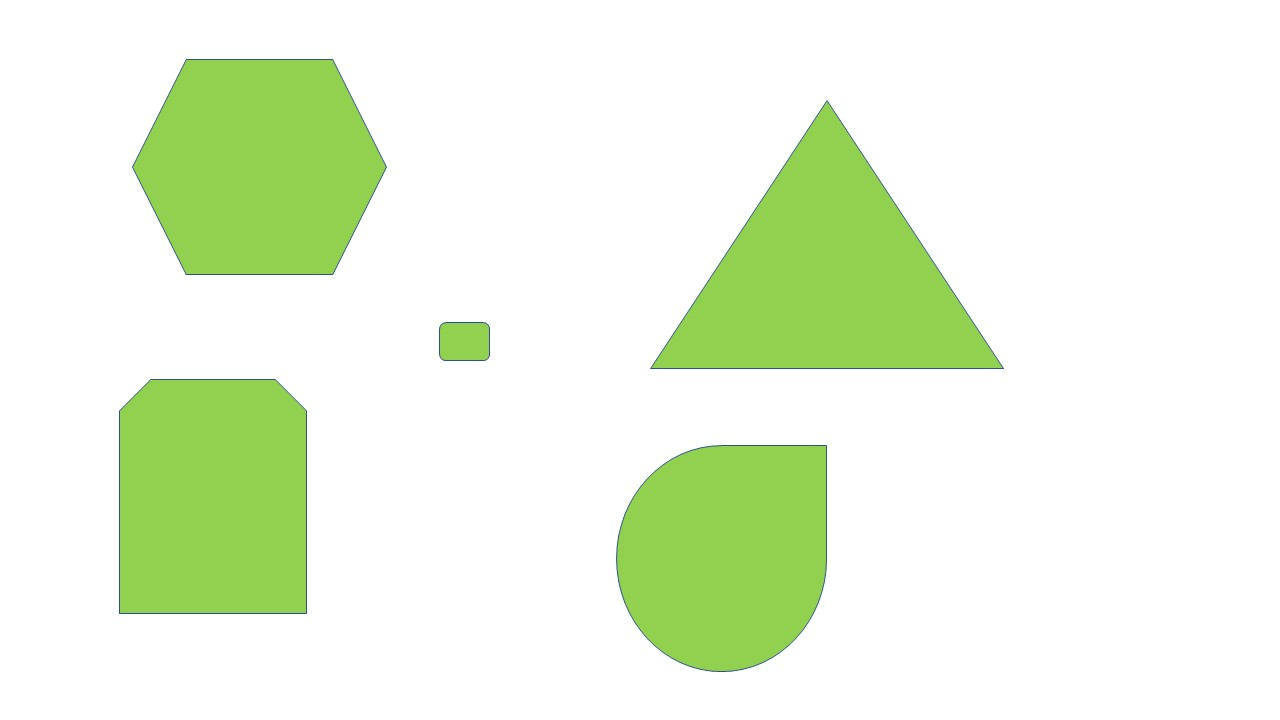
#> input picture step1/b.jpeg, 1280 x 720 px, given in place of the camera
$ python objectDetection.py
#> lines starting #> are read from the running program, lines starting #| are printed output that depends on the picture; after the words box and inside, x2 and y2 are one past the last pixel; in counts of white or black regions, pixels touching at a corner belong together
import cv2

# Defining lower bounds and upper bounds of founded mask

min_blue, min_green, min_red = 16,62,61  #21, 222, 70
max_blue, max_green, max_red = 101,255,255 #176, 255, 255

camera = cv2.VideoCapture(0)

while True:
    # capture fram by frame from camera
    ignore, frame_BGR = camera.read()
#> frame_BGR is the input picture: shape (720, 1280, 3); mean B, G, R 221.4, 245.7, 233.7

    frame_HSV = cv2.cvtColor(frame_BGR, cv2.COLOR_BGR2HSV)
#> frame_HSV: shape (720, 1280, 3); mean H, S, V 11.7, 30, 245.7

    mask = cv2.inRange(frame_HSV, (min_blue,min_green,min_red),(max_blue,max_green,max_red))
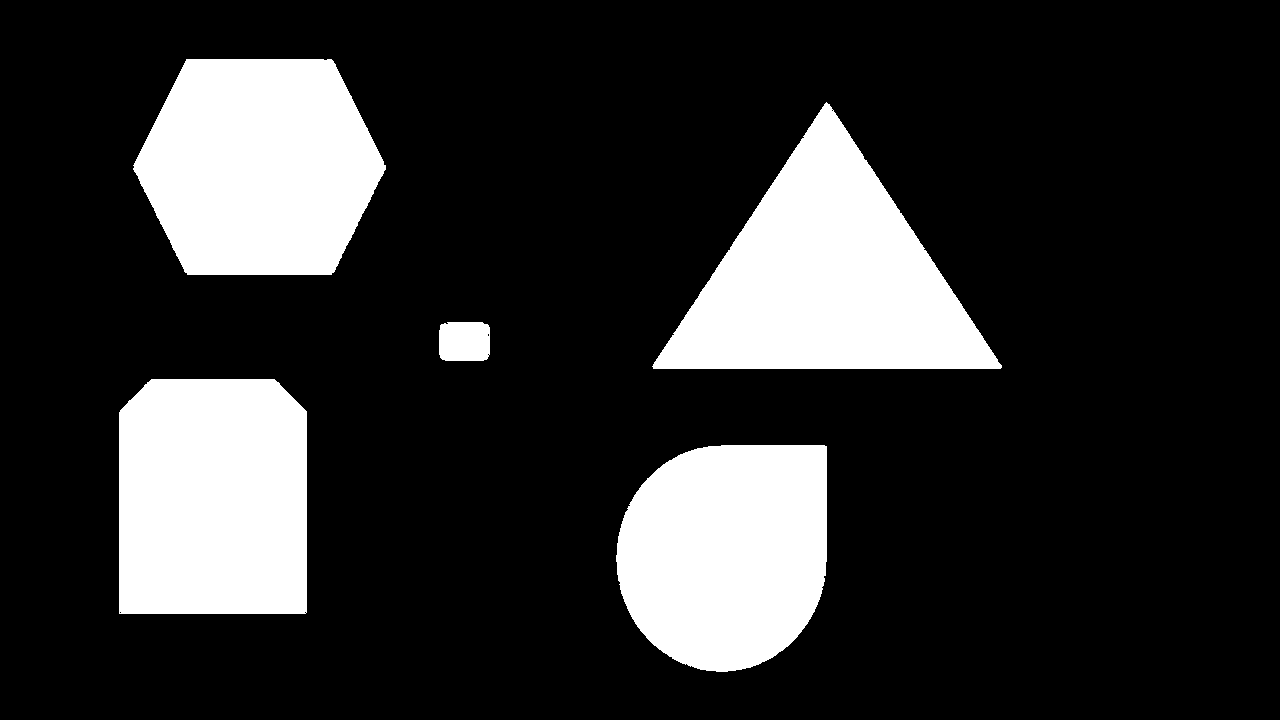
#> mask: shape (720, 1280); 19.1% white; 5 white regions

    cv2.namedWindow('Binary frame with Mask', cv2.WINDOW_NORMAL)
    cv2.imshow('Binary frame with mask', mask)

    contours, _ = cv2.findContours(mask, cv2.RETR_TREE, cv2.CHAIN_APPROX_NONE)
#> contours = 10 contours, 5 with area under 20; largest, box (x1, y1, x2, y2) and area: (652, 102, 1002, 369) 47030, (133, 59, 386, 275) 42850, (119, 379, 307, 614) 42738, (616, 445, 827, 672) 39604, (439, 322, 490, 361) 1839
    # Finding the biggest Contour by sorting from biggest to smallest
    contours = sorted(contours, key=cv2.contourArea, reverse=True)

    if contours:
        (x_min, y_min, box_width, box_height) = cv2.boundingRect(contours[0])
#> x_min = 652; y_min = 102; box_width = 350; box_height = 267

        cv2.rectangle(frame_BGR, (x_min - 15, y_min - 15),(x_min + box_width + 15, y_min + box_height + 15),(0, 255, 0), 3)

        label = 'Detected Object'

        cv2.putText(frame_BGR, label, (x_min - 5, y_min - 25),cv2.FONT_HERSHEY_SIMPLEX, 1.0, (0, 255, 0), 2)
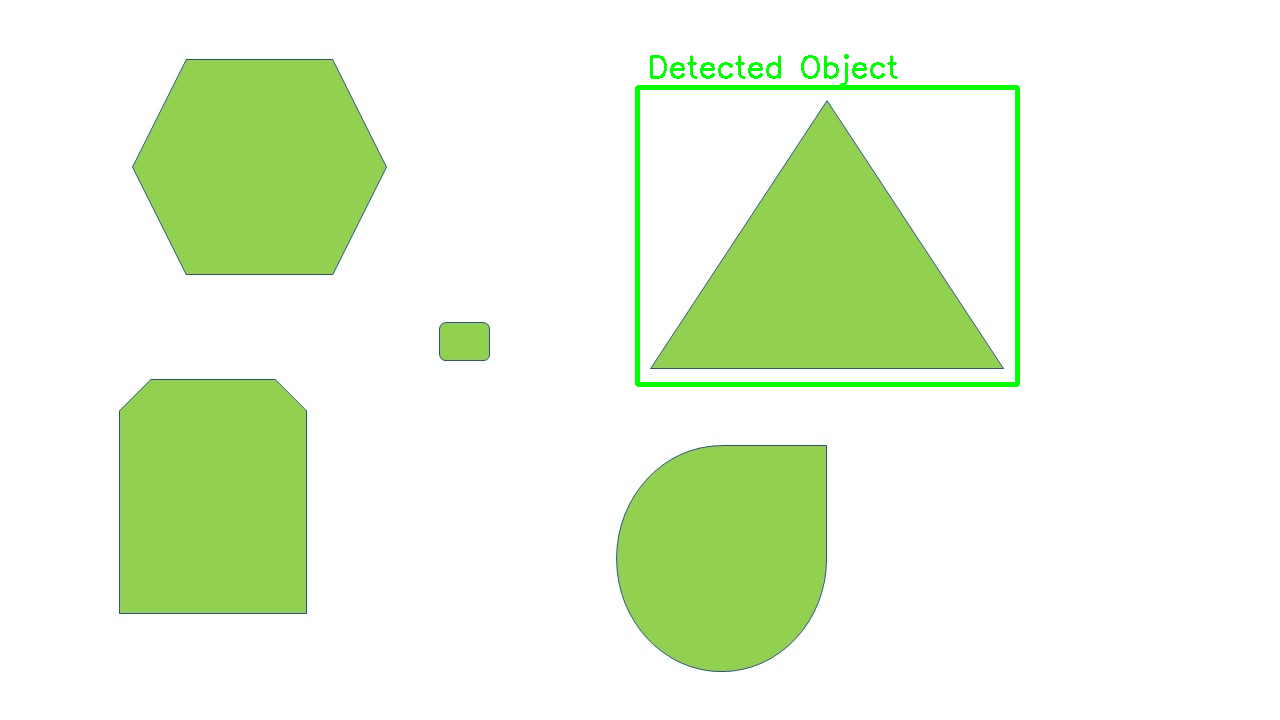
#> frame_BGR: shape (720, 1280, 3); mean B, G, R 219.1, 245.7, 231.4

    cv2.namedWindow('Detected Object',cv2.WINDOW_NORMAL)
    cv2.imshow('Detected Object',frame_BGR)

    if cv2.waitKey(1) & 0xff == ord('q'):
#> (key q is pressed here)
        break

cv2.destroyAllWindows()
